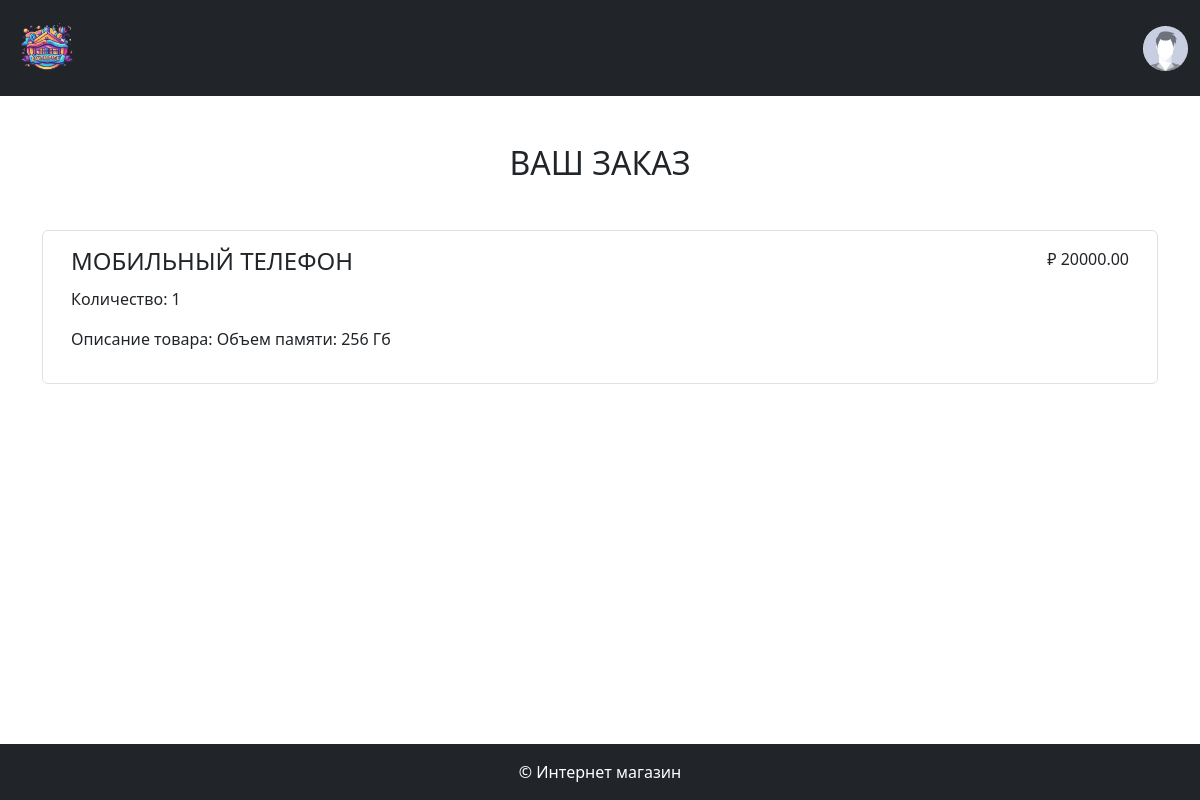
Screenshot of /order (signed in) with the database file from the repository.
### models.py (models this page shows, shortened)
class Base(DeclarativeBase):
    metadata = MetaData(naming_convention={
        "ix": 'ix_%(column_0_label)s',
        "uq": "uq_%(table_name)s_%(column_0_name)s",
        "ck": "ck_%(table_name)s_%(constraint_name)s",
        "fk": "fk_%(table_name)s_%(column_0_name)s_%(referred_table_name)s",
        "pk": "pk_%(table_name)s"
    })

class Product(Base):
    __tablename__ = 'products'
    id: Mapped[int] = mapped_column(primary_key=True)
    name: Mapped[str] = mapped_column(String(100))
    desc: Mapped[str] = mapped_column(Text)
    price: Mapped[int] = mapped_column(Integer)

class Order(Base, UserMixin):
    __tablename__ = 'orders'
    id: Mapped[int] = mapped_column(primary_key=True)
    password: Mapped[str] = mapped_column(String(4))
    product_id: Mapped[int] = mapped_column(ForeignKey("products.id"))
    quantity: Mapped[int] = mapped_column(Integer)
    product: Mapped["Product"] = relationship()

### app.py (the view)
@app.route('/order')
@login_required
def order():
    return render_template('show.html', order=current_user)

### auth.py (called while the page is built)
def load_order(order_id):
    order = db.session.execute(db.select(Order).filter_by(id=order_id)).scalar()
    return order

### templates/show.html
{% extends 'base.html' %}
{% block content %}
<div class="container">
    <div class="my-5">
        <h2 class="mb-3 text-center text-uppercase font-weight-bold">Ваш заказ</h2>
    </div>
    <div class="container-fluid mt-3 mb-3">
        <div class="row p-3 border rounded mb-3">
            <div class="col-md-12 align-items-center">
                <div class="d-flex">
                    <h4 class="text-uppercase">{{ order.product.name }}</h4>
                    <p class="ms-auto rating">
                        <span>₽</span> <span>{{ "%.2f" | format(order.product.price) }}</span>
                    </p>
                </div>
                <p>Количество: {{ order.quantity }}</p>
                <p>Описание товара: {{ order.product.desc }}</p>
            </div>
        </div>
    </div>
</div>
{% endblock %}

### rows the page displays
Product: product.name "МОБИЛЬНЫЙ ТЕЛЕФОН", product.price "20000.00", product.desc "Объем памяти: 256 Гб"
Order: quantity "1"
